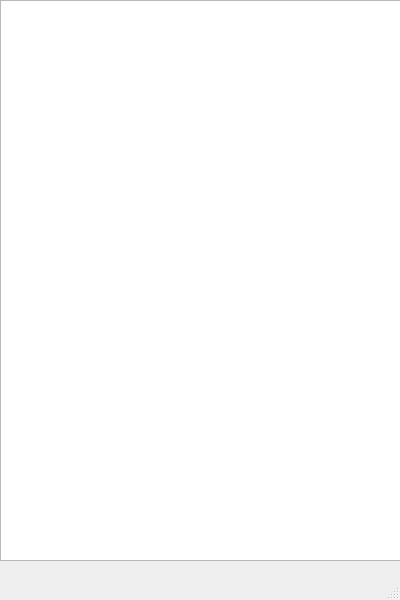
<?xml version="1.0" encoding="UTF-8"?>
<ui version="4.0">
 <class>MainWindow</class>
 <widget class="QMainWindow" name="MainWindow">
  <property name="geometry">
   <rect>
    <x>0</x>
    <y>0</y>
    <width>400</width>
    <height>600</height>
   </rect>
  </property>
  <property name="windowTitle">
   <string>Server</string>
  </property>
  <widget class="QWidget" name="centralwidget">
   <widget class="QWidget" name="verticalLayoutWidget">
    <property name="geometry">
     <rect>
      <x>0</x>
      <y>0</y>
      <width>401</width>
      <height>561</height>
     </rect>
    </property>
    <layout class="QVBoxLayout" name="verticalLayout">
     <item>
      <widget class="QListWidget" name="listWidget">
       <property name="wordWrap">
        <bool>true</bool>
       </property>
      </widget>
     </item>
    </layout>
   </widget>
  </widget>
  <widget class="QMenuBar" name="menubar">
   <property name="geometry">
    <rect>
     <x>0</x>
     <y>0</y>
     <width>400</width>
     <height>37</height>
    </rect>
   </property>
  </widget>
  <widget class="QStatusBar" name="statusbar"/>
 </widget>
 <resources/>
 <connections/>
</ui>
